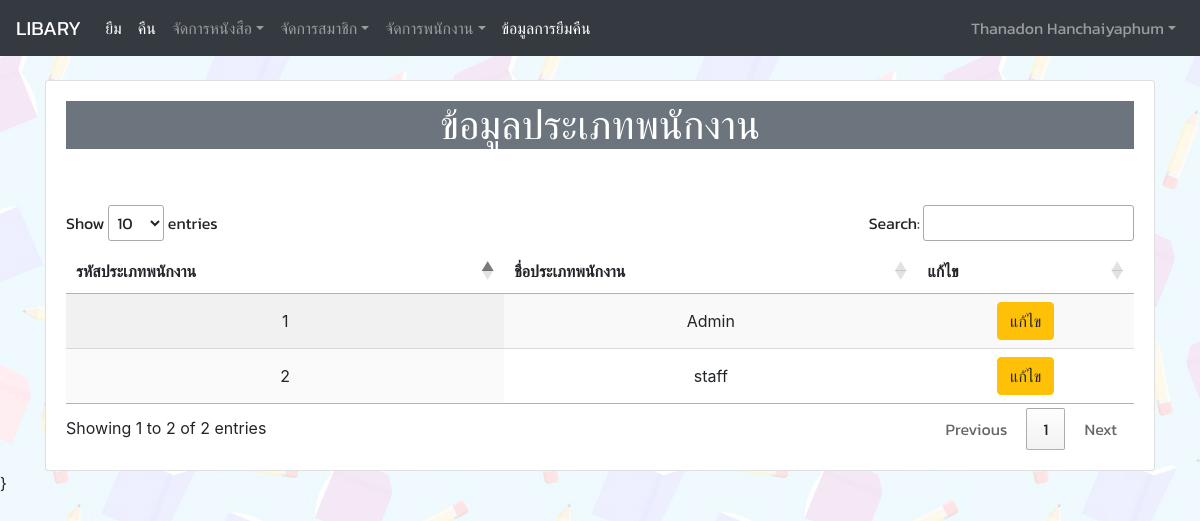
/admin/stype.php (signed in), run on the app's committed database.
### tables this page shows
CREATE TABLE `staff` (
  `id_staff` tinyint(3) UNSIGNED ZEROFILL NOT NULL,
  `name_staff` varchar(60) NOT NULL,
  `lname_staff` varchar(40) NOT NULL,
  `id_stype` tinyint(2) NOT NULL,
  `username` varchar(50) NOT NULL,
  `password` int(11) NOT NULL
);

CREATE TABLE `stype` (
  `id_stype` int(1) NOT NULL,
  `stype` varchar(40) NOT NULL
);

### admin/stype.php (the view, shortened to what this page needs)
<?php
include('../condb.php');
$stype  ="SELECT * FROM stype" or die("Error:" . mysqli_error());
$styp = mysqli_query($con, $stype);
?>
<!doctype html>
<html lang="en">
  <head>
    <link rel="stylesheet" href="https://cdn.jsdelivr.net/npm/bootstrap@4.5.3/dist/css/bootstrap.min.css">
    <link rel="stylesheet" href="../stly.css">
    <link href="https://cdn.datatables.net/1.10.22/css/jquery.dataTables.min.css" rel="stylesheet">
  </head>
  <body>
   <?php include 'admin_nav.php'?>
   <br>
   <div class="container">
     <div class="card">
        <div class="card-body">
        <h1 class="text-center bg-secondary text-white">ข้อมูลประเภทพนักงาน</h1>
        <br>
  <br>
    <table id="myTable" class="display text-center">
    <thead>
    <tr>
        <th>รหัสประเภทพนักงาน</th>
        <th>ชื่อประเภทพนักงาน</th>
        <th>แก้ไข</th>
    </tr>
    </thead>
    <?php foreach ($styp as $s) {?>
      <tr>
        <td><?php echo $s['id_stype']; ?></td>
        <td><?php echo $s['stype'];?></td>
        <td><a class="btn btn-warning btn-md" href="../admin/edit_stype.php?id_stype=<?php echo  $s['id_stype']; ?>"  role="button">แก้ไข</td>
      </tr>
    					  <?php }?>
    </table>
    </div>
</div>
</div>
}
</body>
</html>

### admin/admin_nav.php (shortened to what this page needs)
<?php
include('../condb.php');
$id_staff = $_SESSION['id_staff'];
$query ="SELECT * FROM staff WHERE id_staff='$id_staff'" or die("Error:" . mysqli_error());
$result = mysqli_query($con, $query);
$row = mysqli_fetch_array($result);
?>
<nav class="sb-topnav navbar navbar-expand navbar-dark bg-dark ">
            <a class="navbar-brand" href="../admin/admin_page.php">LIBARY</a>
    <div class="collapse navbar-collapse" id="navbarSupportedContent">
    <ul class="navbar-nav mr-auto">
      <li class="nav-item active">
        <a class="nav-link" href="../admin/borrow.php">ยืม <span class="sr-only">(current)</span></a>
      </li>
      <li class="nav-item active">
        <a class="nav-link" href="../admin/return.php">คืน <span class="sr-only">(current)</span></a>
      </li>
      <li class="nav-item dropdown">
    <a class="nav-link dropdown-toggle" data-toggle="dropdown" href="#" role="button" aria-haspopup="true" aria-expanded="false">จัดการหนังสือ</a>
      </li>
      <li class="nav-item dropdown">
    <a class="nav-link dropdown-toggle" data-toggle="dropdown" href="#" role="button" aria-haspopup="true" aria-expanded="false">จัดการสมาชิก</a>
      </li>
      <li class="nav-item dropdown">
    <a class="nav-link dropdown-toggle" data-toggle="dropdown" href="#" role="button" aria-haspopup="true" aria-expanded="false">จัดการพนักงาน</a>
      </li>
      <li class="nav-item active">
        <a class="nav-link" href="../admin/report.php">ข้อมูลการยืมคืน <span class="sr-only">(current)</span></a>
      </li>
        </div>
            <ul class="navbar-nav ml-auto ml-md-0">
                <li class="nav-item dropdown">
                    <a class="nav-link dropdown-toggle" id="userDropdown" href="#" role="button" data-toggle="dropdown" aria-haspopup="true" aria-expanded="false"> <?php echo $row["name_staff"],"   ", $row["lname_staff"];?></a>
                </li>
            </ul>
        </nav>

### stly.css (style rules this page uses)
a,h5,h2,h3,h4,p,h1,li,ul,label { font-family: 'Kanit', sans-serif; }
body { background-image: url('img/bg.jpg'); }

### data on the page
staff: name_staff "Thanadon", lname_staff "Hanchaiyaphum"
stype: id_stype "1", stype "Admin"
stype: id_stype "2", stype "staff"
